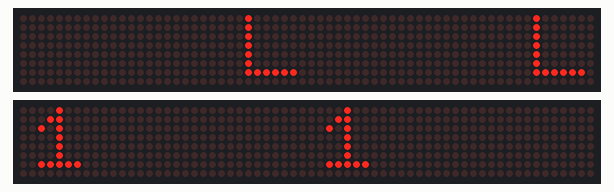
Simulated run of this sketch. Board: Arduino Mega 2560, built with avr-gcc and run on an emulated ATmega2560. On the bench: 2 × 64×8 LED matrix. Wiring (from diagram.json): 2 × 8 × MAX7219 LED driver: data pin 22, clock pin 23, CS pin 24 / data pin 25, clock pin 26, CS pin 27. At 2.5 s the program stops and its outputs stay as they are.

Above: at 0.8 s.
At 1.3 s:
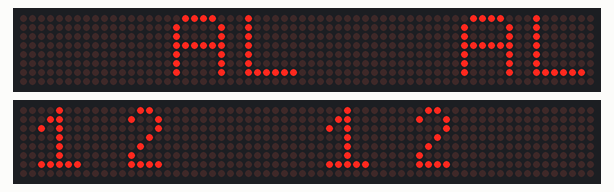
At 1.8 s:
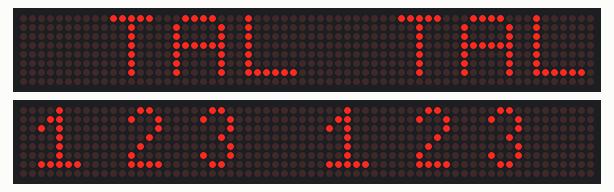
At 2.3 s:
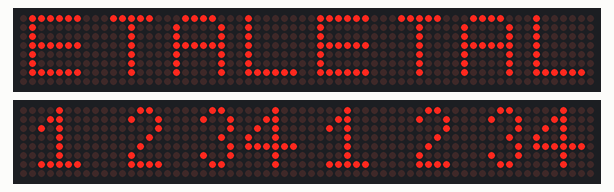

The sketch:

ETALVIS_Problem_17_06.ino
```cpp
//Embedded Systems programming - GPIO
//Dot Matrix Control Problems
//use max 7219-matrix DOTMATRIX
//use PORT A
//self Assessment set -17 Problem 06
//display "ETAL" ON TOP by entering from Right & display "1234" ON BOTTOM by entering from left simultaneously.

// === FONT ARRAYS ===
unsigned char letterE[8] = {0x7E,0x02,0x02,0x7E,0x02,0x02,0x7E,0x00};
unsigned char letterT[8] = {0x7C,0x10,0x10,0x10,0x10,0x10,0x10,0x00};
unsigned char letterA[8] = {0x3C,0x42,0x42,0x7E,0x42,0x42,0x42,0x00};
unsigned char letterL[8] = {0x02,0x02,0x02,0x02,0x02,0x02,0x7E,0x00};

unsigned char digit1[8] = {0x10,0x18,0x14,0x10,0x10,0x10,0x7C,0x00};
unsigned char digit2[8] = {0x60,0x90,0x80,0x40,0x20,0x10,0xF0,0x00};
unsigned char digit3[8] = {0x60,0x90,0x80,0x40,0x80,0x90,0x60,0x00};
unsigned char digit4[8] = {0x10,0x18,0x14,0x12,0x7E,0x10,0x10,0x00};

// === GPIO REGISTERS ===
#define PA_DDR  (*(volatile unsigned char*)0x21)
#define PA_PORT (*(volatile unsigned char*)0x22)

// === PIN MACROS ===
#define SET(x) (PA_PORT |= (1 << (x)))
#define CLR(x) (PA_PORT &= ~(1 << (x)))

// === DELAY ===
void delay_step_ms(volatile long count) {
  for (volatile long i = 0; i < count; i++);
}

// === PULSE & I/O ===
void pulse(unsigned char clk) { CLR(clk); delay_step_ms(100); SET(clk); }
void send_bit(unsigned char din, unsigned char bit) { bit ? SET(din) : CLR(din); }

void send16(unsigned char din, unsigned char clk, unsigned short data) {
  for (char i = 15; i >= 0; i--) {
    send_bit(din, (data >> i) & 1);
    pulse(clk);
  }
}

void send_row(unsigned char din, unsigned char clk, unsigned char cs,
              unsigned char row, unsigned char d1, unsigned char d2,
              unsigned char d3, unsigned char d4) {
  CLR(cs);
  send16(din, clk, (row << 8) | d4);
  send16(din, clk, (row << 8) | d3);
  send16(din, clk, (row << 8) | d2);
  send16(din, clk, (row << 8) | d1);
  SET(cs);
}

void max7219_init_chain(unsigned char din, unsigned char clk, unsigned char cs) {
  send_row(din, clk, cs, 0x0C, 1,1,1,1);
  send_row(din, clk, cs, 0x09, 0,0,0,0);
  send_row(din, clk, cs, 0x0A, 8,8,8,8);
  send_row(din, clk, cs, 0x0B, 7,7,7,7);
  send_row(din, clk, cs, 0x0F, 0,0,0,0);
  for (unsigned char row = 1; row <= 8; row++)
    send_row(din, clk, cs, row, 0,0,0,0);
}

// === TOP: ETAL from RIGHT ===
void display_build_ETAL(unsigned char step) {
  for (unsigned char row = 1; row <= 8; row++) {
    unsigned char d1 = (step == 4) ? letterE[row - 1] : 0;
    unsigned char d2 = (step >= 3) ? letterT[row - 1] : 0;
    unsigned char d3 = (step >= 2) ? letterA[row - 1] : 0;
    unsigned char d4 = (step >= 1) ? letterL[row - 1] : 0;

    send_row(0,1,2, row, d4, d3, d2, d1);
  }
}

// === BOTTOM: 1234 from LEFT ===
void display_build_1234(unsigned char step) {
  for (unsigned char row = 1; row <= 8; row++) {
    unsigned char d1 = digit1[row - 1];
    unsigned char d2 = (step >= 2) ? digit2[row - 1] : 0;
    unsigned char d3 = (step >= 3) ? digit3[row - 1] : 0;
    unsigned char d4 = (step >= 4) ? digit4[row - 1] : 0;

    send_row(3,4,5, row, d4, d3, d2, d1);
  }
}

// === SETUP & LOOP ===
void setup(void) {
  PA_DDR = 0b00111111;
  max7219_init_chain(0,1,2);  // top
  max7219_init_chain(3,4,5);  // bottom
}

void loop(void) {
  for (unsigned char step = 1; step <= 4; step++) {
    display_build_ETAL(step);
    display_build_1234(step);
    delay_step_ms(80000);
  }

  while (1);
}
```

Measured:
- what the display in image 0 shows lasts 0.5 s, from 0.8 s to 1.3 s
